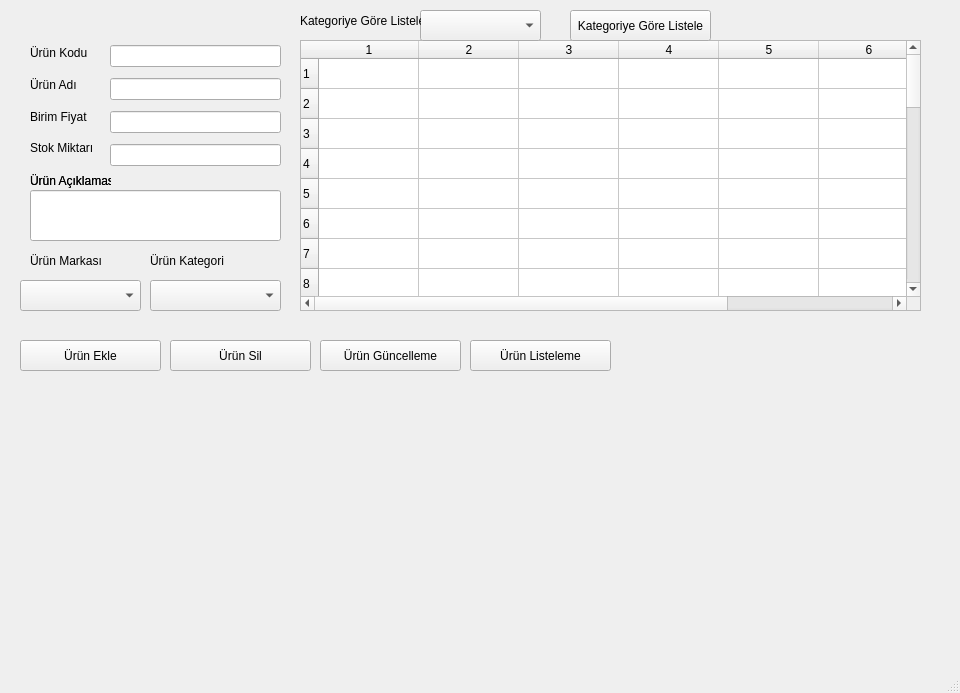
<?xml version="1.0" encoding="UTF-8"?>
<ui version="4.0">
 <class>MainWindow</class>
 <widget class="QMainWindow" name="MainWindow">
  <property name="geometry">
   <rect>
    <x>0</x>
    <y>0</y>
    <width>960</width>
    <height>693</height>
   </rect>
  </property>
  <property name="windowTitle">
   <string>MainWindow</string>
  </property>
  <widget class="QWidget" name="centralwidget">
   <widget class="QLabel" name="label_5">
    <property name="geometry">
     <rect>
      <x>30</x>
      <y>170</y>
      <width>81</width>
      <height>21</height>
     </rect>
    </property>
    <property name="text">
     <string>Ürün Açıklaması</string>
    </property>
   </widget>
   <widget class="QComboBox" name="cmbMarka">
    <property name="geometry">
     <rect>
      <x>20</x>
      <y>280</y>
      <width>121</width>
      <height>31</height>
     </rect>
    </property>
    <property name="currentIndex">
     <number>-1</number>
    </property>
    <item>
     <property name="text">
      <string>Acer</string>
     </property>
    </item>
    <item>
     <property name="text">
      <string>Samsung</string>
     </property>
    </item>
    <item>
     <property name="text">
      <string>Apple</string>
     </property>
    </item>
    <item>
     <property name="text">
      <string>Oppo</string>
     </property>
    </item>
   </widget>
   <widget class="QComboBox" name="cmbKategori">
    <property name="geometry">
     <rect>
      <x>150</x>
      <y>280</y>
      <width>131</width>
      <height>31</height>
     </rect>
    </property>
    <property name="currentIndex">
     <number>-1</number>
    </property>
    <item>
     <property name="text">
      <string>Telefon</string>
     </property>
    </item>
    <item>
     <property name="text">
      <string>Bilgisayar</string>
     </property>
    </item>
    <item>
     <property name="text">
      <string>Beyaz Eşya</string>
     </property>
    </item>
   </widget>
   <widget class="QLabel" name="label_6">
    <property name="geometry">
     <rect>
      <x>30</x>
      <y>170</y>
      <width>81</width>
      <height>21</height>
     </rect>
    </property>
    <property name="text">
     <string>Ürün Açıklaması</string>
    </property>
   </widget>
   <widget class="QLabel" name="label_7">
    <property name="geometry">
     <rect>
      <x>30</x>
      <y>250</y>
      <width>81</width>
      <height>21</height>
     </rect>
    </property>
    <property name="text">
     <string>Ürün Markası</string>
    </property>
   </widget>
   <widget class="QLabel" name="label_8">
    <property name="geometry">
     <rect>
      <x>150</x>
      <y>250</y>
      <width>81</width>
      <height>21</height>
     </rect>
    </property>
    <property name="text">
     <string>Ürün Kategori</string>
    </property>
   </widget>
   <widget class="QLineEdit" name="lneurunAciklama">
    <property name="geometry">
     <rect>
      <x>30</x>
      <y>190</y>
      <width>251</width>
      <height>51</height>
     </rect>
    </property>
   </widget>
   <widget class="QTableWidget" name="tblListele">
    <property name="geometry">
     <rect>
      <x>300</x>
      <y>40</y>
      <width>621</width>
      <height>271</height>
     </rect>
    </property>
    <property name="rowCount">
     <number>30</number>
    </property>
    <property name="columnCount">
     <number>7</number>
    </property>
    <row/>
    <row/>
    <row/>
    <row/>
    <row/>
    <row/>
    <row/>
    <row/>
    <row/>
    <row/>
    <row/>
    <row/>
    <row/>
    <row/>
    <row/>
    <row/>
    <row/>
    <row/>
    <row/>
    <row/>
    <row/>
    <row/>
    <row/>
    <row/>
    <row/>
    <row/>
    <row/>
    <row/>
    <row/>
    <row/>
    <column/>
    <column/>
    <column/>
    <column/>
    <column/>
    <column/>
    <column/>
   </widget>
   <widget class="QComboBox" name="cmbKategorListele">
    <property name="geometry">
     <rect>
      <x>420</x>
      <y>10</y>
      <width>121</width>
      <height>31</height>
     </rect>
    </property>
    <property name="currentIndex">
     <number>-1</number>
    </property>
    <item>
     <property name="text">
      <string>Telefon</string>
     </property>
    </item>
    <item>
     <property name="text">
      <string>Bilgisayar</string>
     </property>
    </item>
    <item>
     <property name="text">
      <string>Beyaz Eşya</string>
     </property>
    </item>
   </widget>
   <widget class="QLabel" name="label_9">
    <property name="geometry">
     <rect>
      <x>300</x>
      <y>10</y>
      <width>121</width>
      <height>21</height>
     </rect>
    </property>
    <property name="text">
     <string>Kategoriye Göre Listele</string>
    </property>
   </widget>
   <widget class="QPushButton" name="btnKategoriyeGoreListele">
    <property name="geometry">
     <rect>
      <x>570</x>
      <y>10</y>
      <width>141</width>
      <height>31</height>
     </rect>
    </property>
    <property name="text">
     <string>Kategoriye Göre Listele</string>
    </property>
   </widget>
   <widget class="QPushButton" name="btnEkle">
    <property name="geometry">
     <rect>
      <x>20</x>
      <y>340</y>
      <width>141</width>
      <height>31</height>
     </rect>
    </property>
    <property name="text">
     <string>Ürün Ekle</string>
    </property>
   </widget>
   <widget class="QPushButton" name="btnSil">
    <property name="geometry">
     <rect>
      <x>170</x>
      <y>340</y>
      <width>141</width>
      <height>31</height>
     </rect>
    </property>
    <property name="text">
     <string>Ürün Sil</string>
    </property>
   </widget>
   <widget class="QPushButton" name="btnGuncelle">
    <property name="geometry">
     <rect>
      <x>320</x>
      <y>340</y>
      <width>141</width>
      <height>31</height>
     </rect>
    </property>
    <property name="text">
     <string>Ürün Güncelleme</string>
    </property>
   </widget>
   <widget class="QPushButton" name="btnListele">
    <property name="geometry">
     <rect>
      <x>470</x>
      <y>340</y>
      <width>141</width>
      <height>31</height>
     </rect>
    </property>
    <property name="text">
     <string>Ürün Listeleme</string>
    </property>
   </widget>
   <widget class="QWidget" name="">
    <property name="geometry">
     <rect>
      <x>30</x>
      <y>40</y>
      <width>81</width>
      <height>121</height>
     </rect>
    </property>
    <layout class="QVBoxLayout" name="verticalLayout">
     <item>
      <widget class="QLabel" name="label">
       <property name="text">
        <string>Ürün Kodu</string>
       </property>
      </widget>
     </item>
     <item>
      <widget class="QLabel" name="label_2">
       <property name="text">
        <string>Ürün Adı</string>
       </property>
      </widget>
     </item>
     <item>
      <widget class="QLabel" name="label_3">
       <property name="text">
        <string>Birim Fiyat</string>
       </property>
      </widget>
     </item>
     <item>
      <widget class="QLabel" name="label_4">
       <property name="text">
        <string>Stok Miktarı</string>
       </property>
      </widget>
     </item>
    </layout>
   </widget>
   <widget class="QWidget" name="">
    <property name="geometry">
     <rect>
      <x>110</x>
      <y>40</y>
      <width>171</width>
      <height>131</height>
     </rect>
    </property>
    <layout class="QVBoxLayout" name="verticalLayout_2">
     <item>
      <widget class="QLineEdit" name="lneurunKodu"/>
     </item>
     <item>
      <widget class="QLineEdit" name="lneurunAdi"/>
     </item>
     <item>
      <widget class="QLineEdit" name="lnebirimFiyat"/>
     </item>
     <item>
      <widget class="QLineEdit" name="lnestokMiktari"/>
     </item>
    </layout>
   </widget>
  </widget>
  <widget class="QMenuBar" name="menubar">
   <property name="geometry">
    <rect>
     <x>0</x>
     <y>0</y>
     <width>960</width>
     <height>21</height>
    </rect>
   </property>
  </widget>
  <widget class="QStatusBar" name="statusbar"/>
 </widget>
 <resources/>
 <connections/>
</ui>
